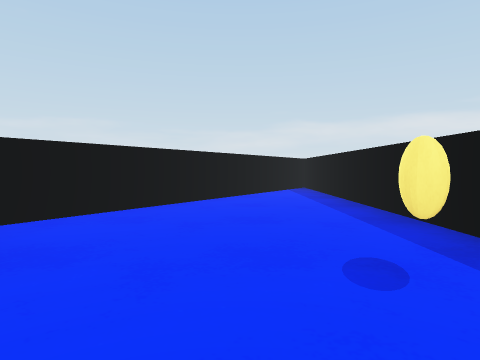
view 1 (above)

16 first-person views from a walk through a Unity game level. The camera is 0.55 m above the floor, tilts 2° down and sees 75° across. The floor is counted in squares, 1 m on a side. Each view is taken from the middle of a square. On the plan, view 1 faces up. The plan holds only what a view shows up to about 9 squares ahead; the rest is blank. The player character is not drawn.

view 2
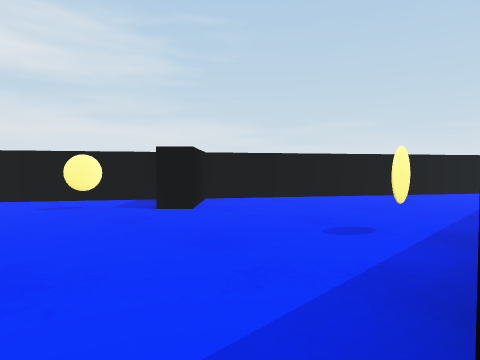

view 3
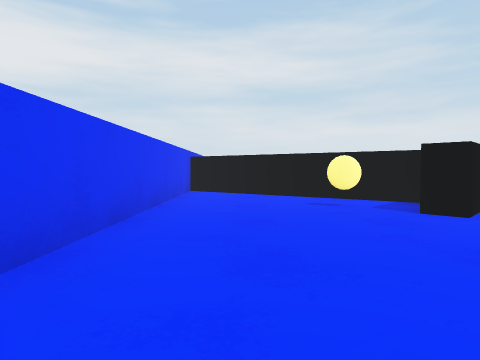

view 4
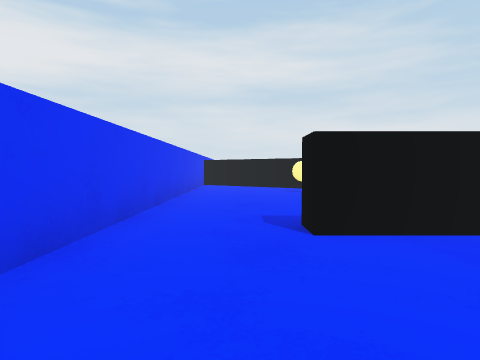

view 5
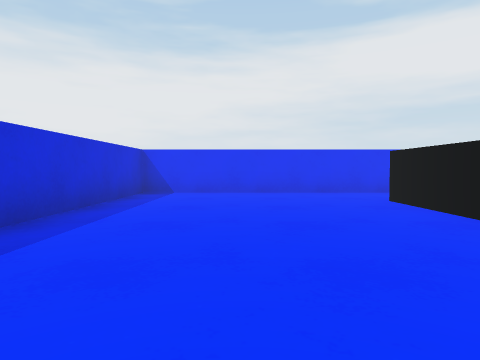

view 6
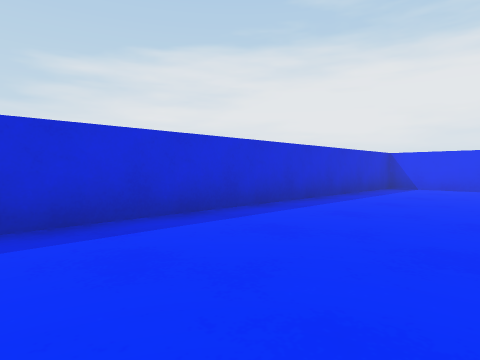

view 7
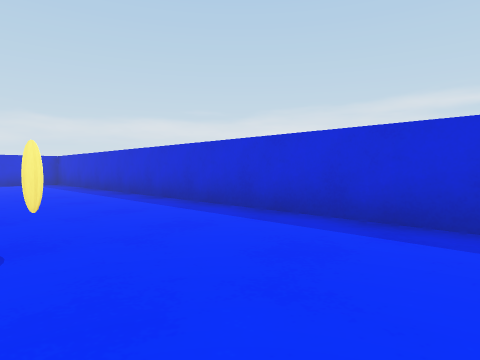

view 8
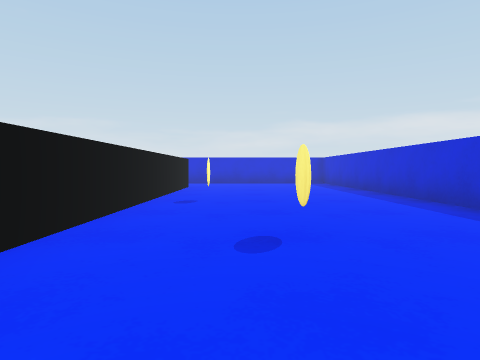

view 9
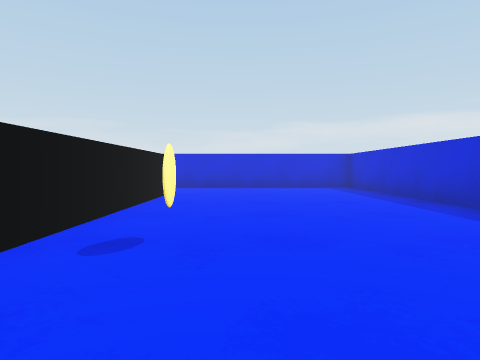

view 10
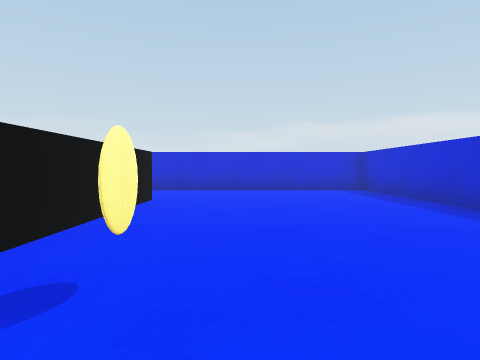

view 11
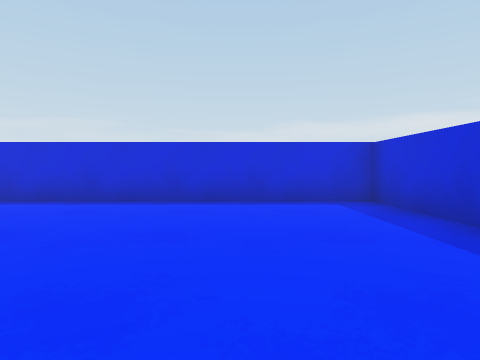

view 12
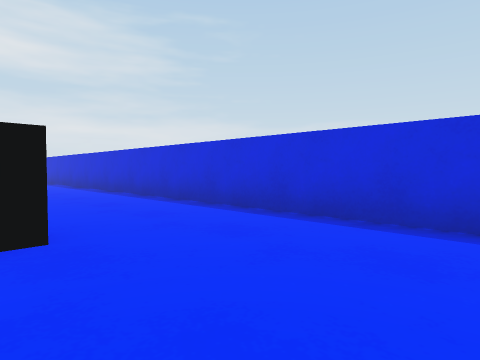

view 13
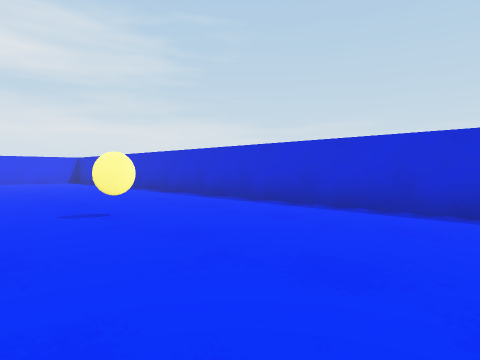

view 14
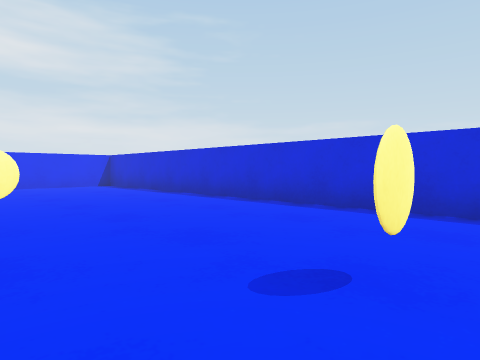

view 15
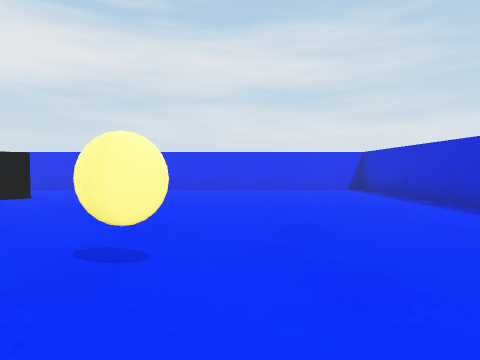

view 16
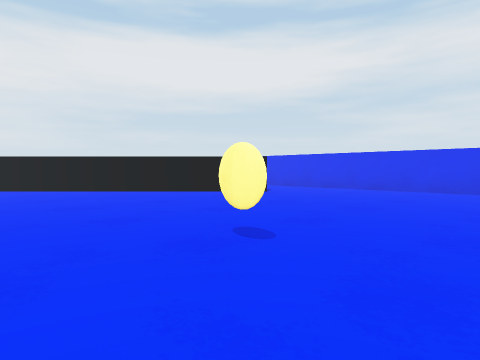

### Floor plan
Points are (right, up) in squares from view 1. A wall is a line through its corners. A room is listed if a view was taken in it or the views show most of it. See-through windows are left out.
Room 1 (views 1, 2, 3)
walls: (1.9, 2.5) (1.9, 7); (2.4, -0.4) (1.9, -0.4); (-3, 2) (-5.9, -2.2) (2.6, -2.2); (1.7, 9) (-2.6, 2.7) (-1.5, 1.6) (-1.9, 1.2)
ways out: opening at (2, -1) to room 2
Room 2 (views 4, 5, 6, 7, 8, 9, 10, 11, 12, 13, 14, 15, 16)
walls: (1.9, 7) (1.9, 9); (2.4, 14.6) (2.4, 7); (2.4, 1.8) (2.4, -0.4); (-9.9, 10.1) (-5.2, 5.4); (2.6, -2.2) (7.3, -2.2) (7.3, 17.3) (-12.3, 17.3) (-12.3, 10.4)
ways out: opening at (2, -1) to room 1; opening at (-11, 10)

Where each view was taken, in squares from view 1:
view 1: 0 up, 0 right, facing up
view 2: 1 down, 2 right, facing up-left
view 3: 1 down, 2 right, facing left
view 4: 1 down, 5 right, facing left
view 5: 5 up, 5 right, facing down
view 6: 7 up, 4 right, facing down-right
view 7: 5 up, 4 right, facing up-right
view 8: 5 up, 4 right, facing up
view 9: 8 up, 4 right, facing up
view 10: 9 up, 4 right, facing up
view 11: 12 up, 5 right, facing up
view 12: 14 up, 5 right, facing up-left
view 13: 13 up, 1 right, facing up-left
view 14: 13 up, 2 left, facing up-left
view 15: 14 up, 4 left, facing left
view 16: 15 up, 4 left, facing down-left
